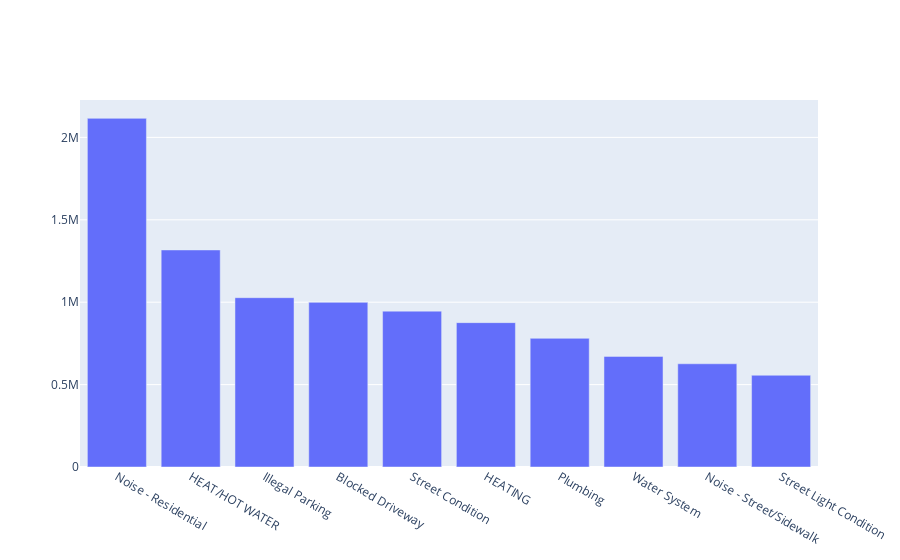

The cell this chart's notebook holds for it:
### Code cell
startMeasurement()
sql_df = pd.read_sql_query('SELECT TOP 10 ComplaintType, COUNT(*) as numbersOf FROM export_dataframe_csv GROUP BY ComplaintType ORDER BY numbersOf desc', conn)
iplot([go.Bar(x=sql_df.ComplaintType, y=sql_df.numbersOf)], filename='Najczesciej zglaszane skargi')

### Figure 1 — Plotly figure (JSON) as saved in the notebook; plotly's stock layout.template omitted (floating-point values rounded to 4 significant figures)
{"data": [{"type": "bar", "x": ["Noise - Residential", "HEAT/HOT WATER", "Illegal Parking", "Blocked Driveway", "Street Condition", "HEATING", "Plumbing", "Water System", "Noise - Street/Sidewalk", "Street Light Condition"], "y": [2115468, 1317010, 1027368, 998966, 945784, 875964, 780674, 671114, 626373, 556675]}], "layout": {}}
